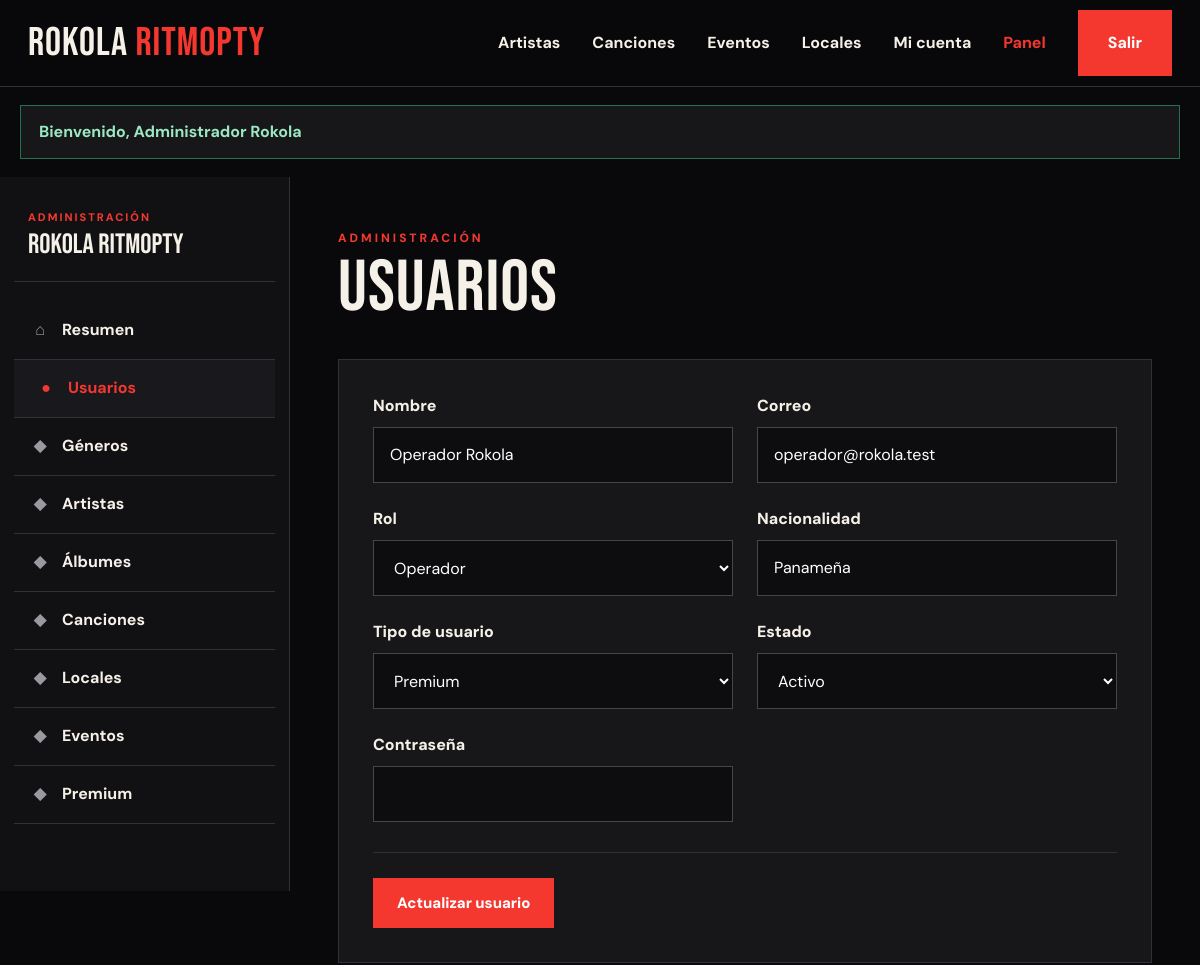
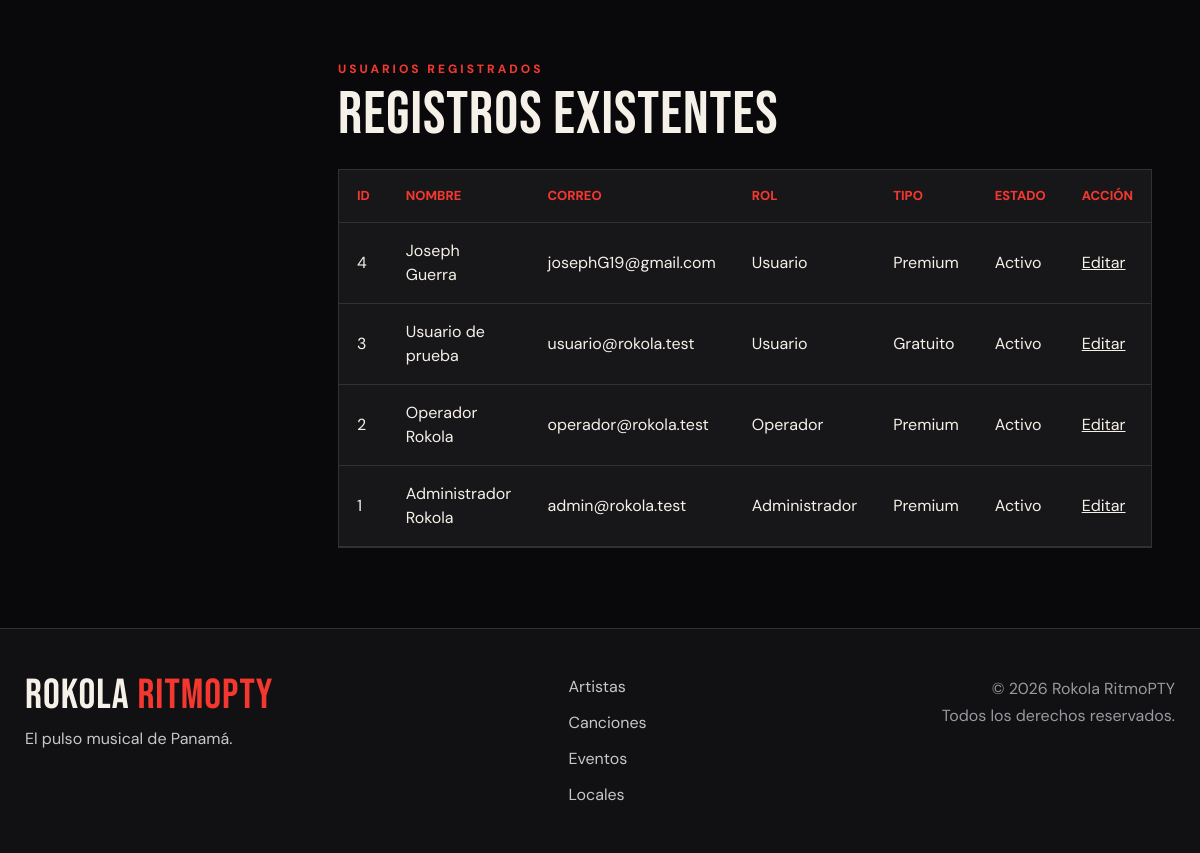
Page /RokolaRitmoPTY/public/admin/usuarios?edit=2 (signed in) on the committed database (2 pictures, top to bottom).
### tables this page shows
CREATE TABLE IF NOT EXISTS `usuarios` (
  `id` int UNSIGNED NOT NULL AUTO_INCREMENT,
  `rol_id` int UNSIGNED NOT NULL,
  `nombre` varchar(120) NOT NULL,
  `correo` varchar(150) NOT NULL,
  `password` varchar(255) NOT NULL,
  `nacionalidad` varchar(100) DEFAULT 'Panameña',
  `tipo_usuario` enum('gratuito','premium') NOT NULL DEFAULT 'gratuito',
  `estado` tinyint(1) NOT NULL DEFAULT '1',
  `creado_en` timestamp NOT NULL DEFAULT CURRENT_TIMESTAMP,
  `actualizado_en` timestamp NOT NULL DEFAULT CURRENT_TIMESTAMP ON UPDATE CURRENT_TIMESTAMP,
  PRIMARY KEY (`id`),
  UNIQUE KEY `correo` (`correo`),
  KEY `idx_usuarios_rol` (`rol_id`),
  KEY `idx_usuarios_estado` (`estado`),
  KEY `idx_usuarios_tipo` (`tipo_usuario`)
);

CREATE TABLE IF NOT EXISTS `roles` (
  `id` int UNSIGNED NOT NULL AUTO_INCREMENT,
  `nombre` varchar(50) NOT NULL,
  `descripcion` varchar(255) DEFAULT NULL,
  `creado_en` timestamp NOT NULL DEFAULT CURRENT_TIMESTAMP,
  PRIMARY KEY (`id`),
  UNIQUE KEY `nombre` (`nombre`)
);

### app/Core/Controller.php (called while the page is built, shortened)
<?php
abstract class Controller {
    protected function view(string $view,array $data=[]):void{$config=require dirname(__DIR__,2).'/config.php';extract($data,EXTR_SKIP);
    $file=dirname(__DIR__).'/Views/'.$view.'.php';if(!is_file($file))throw new \RuntimeException('Vista inexistente: '.$view);
    require dirname(__DIR__).'/Views/layouts/header.php';
    require $file;
    require dirname(__DIR__).'/Views/layouts/footer.php';
    }
}

### app/Controllers/AdminController.php (called while the page is built, shortened)
<?php
final class AdminController extends Controller
{
    public function users(?int $edit = null): void
    {
        $repository = new Repository();
        $db = $repository->db();
        $rows = $db->query(
            'SELECT
                u.*,
                r.nombre AS rol
             FROM usuarios u
             INNER JOIN roles r
                ON r.id = u.rol_id
             ORDER BY u.id DESC'
        )->fetchAll();
        $roles = $repository->all(
            'roles',
            'nombre ASC'
        );
        $record = $edit !== null
            ? $repository->find('usuarios', $edit)
            : null;
        $this->view(
            'admin/users',
            compact('rows', 'roles', 'record')
        );
    }
}

### config.php (called while the page is built)
<?php
return [
    'app_name' => 'Rokola RitmoPTY',
    'base_url' => '/RokolaRitmoPTY/public',
    'db' => [
        'host' => '127.0.0.1',
        'name' => 'rokola_ritmopty',
        'user' => 'root',
        'pass' => 'demo',
        'charset' => 'utf8mb4',
    ],
    'free_monthly_limit' => 20,
    'upload_dir' => __DIR__ . '/public/uploads',
];

### app/Config/Database.php (called while the page is built, shortened)
<?php
final class Database { private static ?PDO $pdo=null; public static function connection():PDO { if(self::$pdo)return self::$pdo; $c=require dirname(__DIR__,2).'/config.php';$d=$c['db']; try{ self::$pdo=new PDO("mysql:host={$d['host']};dbname={$d['name']};charset={$d['charset']}",$d['user'],$d['pass'],[PDO::ATTR_ERRMODE=>PDO::ERRMODE_EXCEPTION,PDO::ATTR_DEFAULT_FETCH_MODE=>PDO::FETCH_ASSOC,PDO::ATTR_EMULATE_PREPARES=>false]); return self::$pdo;}catch(PDOException $e){http_response_code(500);exit('Error de conexión MySQL: '.htmlspecialchars($e->getMessage()));}}}

### app/Models/Repository.php (called while the page is built, shortened)
<?php
final class Repository
{
    private PDO $db;
    public function __construct()
    {
        $this->db = Database::connection();
    }
    public function all(
        string $table,
        string $order = 'id DESC'
    ): array {
        return $this->db
            ->query("SELECT * FROM `{$table}` ORDER BY {$order}")
            ->fetchAll();
    }
    public function find(
        string $table,
        int $id
    ): ?array {
        $statement = $this->db->prepare(
            "SELECT * FROM `{$table}` WHERE id = ?"
        );
        $statement->execute([$id]);
        return $statement->fetch() ?: null;
    }
}

### app/Views/admin/users.php (the view, shortened to what this page needs)
<?php
$escape = static function (mixed $value): string {
    return htmlspecialchars(
        (string)$value,
        ENT_QUOTES,
        'UTF-8'
    );
};
?>
<div class="admin-layout">
    <?php require __DIR__ . '/nav.php'; ?>
    <section class="admin-content">
        <div class="admin-heading">
            <div>
                <span class="admin-eyebrow">
                    Administración
                </span>
                <h1>Usuarios</h1>
            </div>
        </div>
        <form
            class="panel admin-form"
            method="post"
            action="<?= $escape($config['base_url']) ?>/admin/usuarios/guardar"
        >
            <div class="admin-form-grid">
                <label class="form-field">
                    <span>Nombre</span>
                    <input
                        type="text"
                        name="nombre"
                        value="<?= $escape($record['nombre'] ?? '') ?>"
                        required
                    >
                </label>
                <label class="form-field">
                    <span>Correo</span>
                    <input
                        type="email"
                        name="correo"
                        value="<?= $escape($record['correo'] ?? '') ?>"
                        required
                    >
                </label>
                <label class="form-field">
                    <span>Rol</span>
                    <select name="rol_id" required>
                        <?php foreach ($roles as $role): ?>
                            <option
                                value="<?= (int)$role['id'] ?>"
                                <?= (int)($record['rol_id'] ?? 3)
                                    === (int)$role['id']
                                    ? 'selected'
                                    : '' ?>
                            >
                                <?= $escape($role['nombre']) ?>
                            </option>
                        <?php endforeach; ?>
                    </select>
                </label>
                <label class="form-field">
                    <span>Nacionalidad</span>
                    <input
                        type="text"
                        name="nacionalidad"
                        value="<?= $escape(
                            $record['nacionalidad']
                            ?? 'Panameña'
                        ) ?>"
                    >
                </label>
                <label class="form-field">
                    <span>Tipo de usuario</span>
                    <select name="tipo_usuario" required>
                        <option
                            value="premium"
                            <?= ($record['tipo_usuario'] ?? '')
                                === 'premium'
                                ? 'selected'
                                : '' ?>
                        >
                            Premium
                        </option>
                    </select>
                </label>
                <label class="form-field">
                    <span>Estado</span>
                    <select name="estado" required>
                        <option
                            value="1"
                            <?= (int)($record['estado'] ?? 1) === 1
                                ? 'selected'
                                : '' ?>
                        >
                            Activo
                        </option>
                    </select>
                </label>
                <label class="form-field">
                    <span>Contraseña</span>
                    <input
                        type="password"
                        name="password"
                        <?= empty($record) ? 'required' : '' ?>
                    >
                </label>
            </div>
            <div class="admin-form-actions">
                <button class="btn" type="submit">
                    <?= empty($record)
                        ? 'Guardar usuario'
                        : 'Actualizar usuario' ?>
                </button>
            </div>
        </form>
        <div class="admin-list-heading">
            <div>
                <span class="admin-eyebrow">
                    Usuarios registrados
                </span>
                <h2>Registros existentes</h2>
            </div>
        </div>
        <div class="table-wrap">
            <table>
                <thead>
                    <tr>
                        <th>ID</th>
                        <th>Nombre</th>
                        <th>Correo</th>
                        <th>Rol</th>
                        <th>Tipo</th>
                        <th>Estado</th>
                        <th>Acción</th>
                    </tr>
                </thead>
                <tbody>
                    <?php foreach ($rows as $userRow): ?>
                        <tr>
                            <td>
                                <?= (int)$userRow['id'] ?>
                            </td>
                            <td>
                                <?= $escape($userRow['nombre']) ?>
                            </td>
                            <td>
                                <?= $escape($userRow['correo']) ?>
                            </td>
                            <td>
                                <?= $escape($userRow['rol']) ?>
                            </td>
                            <td>
                                <?= $userRow['tipo_usuario']
                                    === 'premium'
                                    ? 'Premium'
                                    : 'Gratuito' ?>
                            </td>
                            <td>
                                <?= (int)$userRow['estado'] === 1
                                    ? 'Activo'
                                    : 'Inactivo' ?>
                            </td>
                            <td>
                                <a
                                    href="?edit=<?= (int)$userRow['id'] ?>"
                                >
                                    Editar
                                </a>
                            </td>
                        </tr>
                    <?php endforeach; ?>
                </tbody>
            </table>
        </div>
    </section>
</div>

### public/assets/css/main.css (style rules this page uses)
:root { --bg: #09090b; --bg-alt: #101013; --panel: #17171a; --panel-hover: #1d1d21; --border: #303036; --border-light: #47474e; --text: #f6f1e8; --text-soft: #c7c7ca; --muted: #99999f; --red: #f43830; --red-dark: #c92c26; --red-soft: rgba(244, 56, 48, 0.14); --success: #9be8c2; --success-border: #246f4c; --danger: #ffadad; --danger-border: #7b3030; --font-heading: "Bebas Neue", sans-serif; --font-body: "DM Sans", sans-serif; --header-height: 86px; }
*, *::before, *::after { box-sizing: border-box; }
html { min-height: 100%; margin: 0; padding: 0; scroll-behavior: smooth; }
body { min-height: 100vh; margin: 0; padding: 0; overflow-x: hidden; background: var(--bg); color: var(--text); font-family: var(--font-body); font-size: 16px; line-height: 1.5; }
body, button, input, select, textarea { font-family: var(--font-body); }
a { color: inherit; }
button, input, select, textarea { font: inherit; }
button { cursor: pointer; }
h1, h2, h3, h4, p { margin-top: 0; }
h1, h2, h3 { font-family: var(--font-heading); font-weight: 400; letter-spacing: 1px; }
.panel { border: 1px solid var(--border); background: var(--panel); }
.btn { display: inline-flex; align-items: center; justify-content: center; min-height: 50px; border: 0; border-radius: 0; background: var(--red); color: #fff; padding: 12px 24px; font-size: 15px; font-weight: 800; line-height: 1; text-align: center; text-decoration: none; transition: background-color 0.2s ease, color 0.2s ease, transform 0.2s ease; }
.table-wrap { width: 100%; overflow-x: auto; border: 1px solid var(--border); }
.public-table, table { width: 100%; border-collapse: collapse; background: var(--panel); }
.public-table th, .public-table td, table th, table td { border-bottom: 1px solid var(--border); padding: 16px 18px; text-align: left; vertical-align: middle; }
.public-table th, table th { color: var(--red); font-size: 13px; font-weight: 800; text-transform: uppercase; }

### public/assets/css/admin.css (style rules this page uses)
:root { --admin-sidebar: 290px; --admin-bg: #09090b; --admin-panel: #17171a; --admin-panel-hover: #1d1d21; --admin-border: #303036; --admin-border-light: #45454c; --admin-text: #f6f1e8; --admin-muted: #99999f; --admin-red: #f43830; }
.admin-layout { display: grid; grid-template-columns: var(--admin-sidebar) minmax(0, 1fr); align-items: start; width: 100%; min-height: calc(100vh - var(--header-height)); margin: 0; background: var(--admin-bg); }
.admin-content { width: 100%; min-width: 0; padding: 48px clamp(30px, 4vw, 68px) 80px; }
.admin-heading { display: flex; align-items: flex-end; justify-content: space-between; gap: 24px; margin-bottom: 36px; }
.admin-heading h1 { margin: 6px 0 0; font-size: clamp(56px, 6vw, 78px); line-height: 0.95; }
.admin-eyebrow { color: var(--admin-red); font-size: 12px; font-weight: 800; letter-spacing: 3px; text-transform: uppercase; }
.admin-form { width: 100%; margin-bottom: 50px; border: 1px solid var(--admin-border); background: var(--admin-panel); padding: 34px; }
.admin-form-grid { display: grid; grid-template-columns: repeat(12, minmax(0, 1fr)); gap: 24px; }
.form-field { grid-column: span 4; display: flex; flex-direction: column; gap: 9px; min-width: 0; }
.form-field > span { font-weight: 800; }
.admin-form input, .admin-form select, .admin-form textarea { width: 100%; min-width: 0; min-height: 56px; border: 1px solid var(--admin-border-light); background: #0d0d0f; color: #fff; padding: 14px 16px; outline: none; }
.admin-form-actions { display: flex; align-items: center; gap: 20px; margin-top: 30px; border-top: 1px solid var(--admin-border); padding-top: 25px; }
.admin-list-heading { display: flex; align-items: flex-end; justify-content: space-between; gap: 24px; margin: 58px 0 24px; }
.admin-list-heading h2 { margin: 5px 0 0; font-size: clamp(44px, 5vw, 62px); line-height: 1; }
@media (max-width: 1250px) { .form-field { grid-column: span 6; } }

### rows in the picture
usuarios: nombre "Operador Rokola", correo "operador@rokola.test", rol_id "Operador", nacionalidad "Panameña", tipo_usuario "Premium", estado "Activo", id "2", rol.nombre "Operador"
usuarios: id "4", nombre "Joseph Guerra", correo "josephG19@gmail.com", rol.nombre "Usuario", tipo_usuario "Premium", estado "Activo"
usuarios: id "3", nombre "Usuario de prueba", correo "usuario@rokola.test", rol.nombre "Usuario", tipo_usuario "Gratuito", estado "Activo"
usuarios: id "1", nombre "Administrador Rokola", correo "admin@rokola.test", rol.nombre "Administrador", tipo_usuario "Premium", estado "Activo"

### other values in the picture
$flashMessage "Bienvenido, Administrador Rokola"
$label "Géneros"
$label "Artistas"
$label "Álbumes"
$label "Canciones"
$label "Locales"
$label "Eventos"
$label "Premium"
